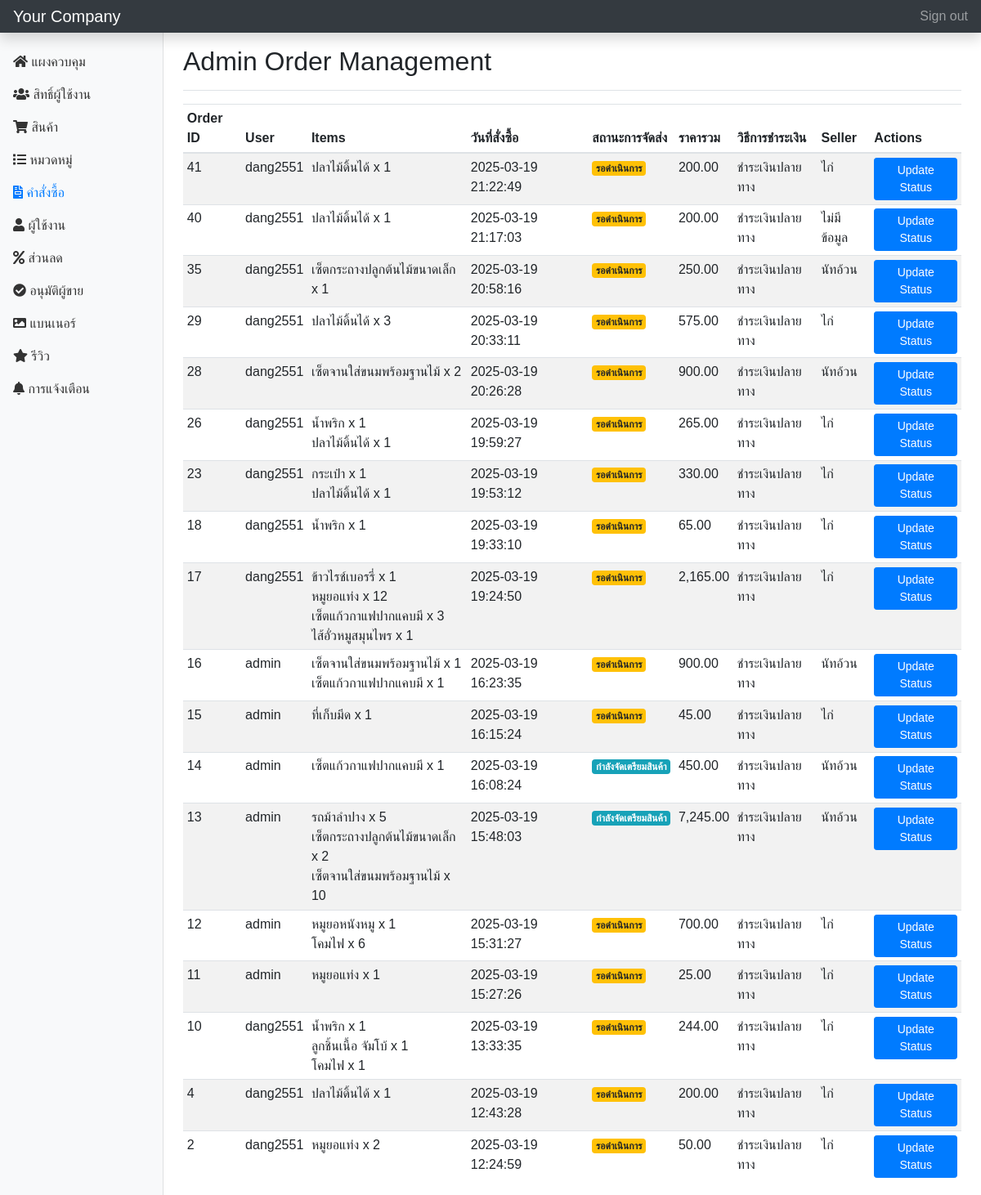
Page /Admin_dashboard/admin_order_management.php (signed in) on the committed database.
### tables this page shows
CREATE TABLE `orders` (
  `id` int(11) NOT NULL,
  `user_id` int(11) NOT NULL,
  `total_price` decimal(12,2) NOT NULL CHECK (`total_price` >= 0),
  `status` enum('pending','paid','shipped','completed','cancelled') NOT NULL DEFAULT 'pending',
  `created_at` timestamp NOT NULL DEFAULT current_timestamp(),
  `updated_at` timestamp NOT NULL DEFAULT current_timestamp() ON UPDATE current_timestamp(),
  `discount_id` int(11) DEFAULT NULL,
  `payment_status` enum('pending','completed','failed') DEFAULT 'pending',
  `payment_method_id` int(11) DEFAULT NULL,
  `bank_account_id` int(11) DEFAULT NULL,
  `seller_id` int(11) DEFAULT NULL,
  `shipping_status` enum('pending','packing','shipped','arrived') DEFAULT 'pending'
);

CREATE TABLE `users` (
  `user_id` int(11) NOT NULL,
  `username` varchar(50) NOT NULL,
  `email` varchar(100) NOT NULL,
  `password` varchar(255) NOT NULL,
  `first_name` varchar(50) DEFAULT NULL,
  `last_name` varchar(50) DEFAULT NULL,
  `created_at` timestamp NOT NULL DEFAULT current_timestamp(),
  `reset_token` varchar(255) DEFAULT NULL,
  `reset_token_expires` int(11) DEFAULT NULL,
  `phone_number` varchar(20) DEFAULT NULL,
  `address` text DEFAULT NULL,
  `is_active` tinyint(1) NOT NULL DEFAULT 1
);

CREATE TABLE `payment_methods` (
  `id` int(11) NOT NULL,
  `name` varchar(100) NOT NULL,
  `description` text DEFAULT NULL,
  `is_active` tinyint(1) DEFAULT 1
);

CREATE TABLE `sellers` (
  `seller_id` int(11) NOT NULL,
  `user_id` int(11) NOT NULL,
  `store_name` varchar(100) NOT NULL,
  `store_description` text DEFAULT NULL,
  `phone_number` varchar(20) DEFAULT NULL,
  `commission_rate` decimal(5,2) DEFAULT NULL,
  `status` enum('active','inactive') NOT NULL DEFAULT 'active',
  `created_at` timestamp NOT NULL DEFAULT current_timestamp(),
  `updated_at` timestamp NOT NULL DEFAULT current_timestamp() ON UPDATE current_timestamp(),
  `seller_email` varchar(255) NOT NULL
);

### inc/functions.php (called while the page is built, shortened)
<?php
function get_db_results($conn, $sql, $param_types = "", ...$params) {
    $stmt = $conn->prepare($sql);
    if (!$stmt->execute()) {
        error_log("Execute failed: " . $stmt->error);
        return false;
    }
    $result = $stmt->get_result();
    return $result;
}
?>

### Admin_dashboard/admin_order_management.php (the view, shortened to what this page needs)
<?php
include "../inc/db_config.php";
include "../inc/functions.php";
$sql = "SELECT
            o.*,  -- All order columns.
            u.username AS customer_username,  -- Customer username (for easier readability)
            p.name AS payment_method_name,  -- Payment method name.
            s.store_name AS seller_store_name, -- Seller Store name.
             -- Item list
           (SELECT GROUP_CONCAT(CONCAT(fp.name, ' x ', oi.quantity)  ORDER BY fp.name SEPARATOR '<br>')   FROM order_items oi
            JOIN featured_products fp ON oi.product_id = fp.id  WHERE oi.order_id = o.id) AS  item_list
        FROM orders o
        JOIN users u ON o.user_id = u.user_id
        LEFT JOIN payment_methods p ON o.payment_method_id = p.id
        LEFT JOIN sellers s ON o.seller_id = s.seller_id -- join Table Sellers for All Item
        ORDER BY o.created_at DESC";
$result = get_db_results($conn, $sql);
?>
    <!DOCTYPE html>
    <html lang="th">
    <head>
        <link rel="stylesheet" href="https://maxcdn.bootstrapcdn.com/bootstrap/4.5.2/css/bootstrap.min.css">
        <link rel="stylesheet" href="https://cdnjs.cloudflare.com/ajax/libs/font-awesome/5.15.4/css/all.min.css">
    </head>
    <body>
    <nav class="navbar navbar-dark sticky-top bg-dark flex-md-nowrap p-0 shadow">
        <a class="navbar-brand col-md-3 col-lg-2 mr-0 px-3" href="#">Your Company</a>
        <ul class="navbar-nav px-3">
            <li class="nav-item text-nowrap">
                <a class="nav-link" href="logout.php">Sign out</a>
            </li>
        </ul>
    </nav>
    <div class="container-fluid">
        <div class="row">
            <nav id="sidebarMenu" class="col-md-3 col-lg-2 d-md-block bg-light sidebar collapse">
                <?php include "sidebar.php"; ?>
            </nav>
            <main role="main" class="col-md-9 ml-sm-auto col-lg-10 px-md-4">
                <div class="d-flex justify-content-between flex-wrap flex-md-nowrap align-items-center pt-3 pb-2 mb-3 border-bottom">
                    <h1 class="h2">Admin Order Management</h1>
                </div>
                <?php if ($result && $result->num_rows > 0): ?>
                    <div class="table-responsive">
                        <table class="table table-striped table-sm">
                            <thead>
                            <tr>
                                <th>Order ID</th>
                                <th>User</th>
                                <th>Items</th>
                                <th>วันที่สั่งซื้อ</th>
                                <th>สถานะการจัดส่ง</th>
                                <th>ราคารวม</th>
                                <th>วิธีการชำระเงิน</th>
                                <th>Seller</th>
                                <th>Actions</th>
                            </tr>
                            </thead>
                            <tbody>
                            <?php while ($row = $result->fetch_assoc()):
                                $order_id = $row['id'];
                                $orderDate =  date('Y-m-d H:i:s', strtotime($row['created_at']));
                                $orderStatus = $row['shipping_status'];
                                $shipping_status_text = "";
                                switch ($orderStatus) {
                                    case 'pending':
                                        $shipping_status_text = 'รอดำเนินการ';
                                        break;
                                    case 'packing':
                                        $shipping_status_text = 'กำลังจัดเตรียมสินค้า';
                                        break;
                                }
                                ?>
                                <tr>
                                    <td><?php echo $order_id; ?></td>
                                    <td><?php echo  htmlspecialchars($row['customer_username']); ?></td>
                                    <td>
                                        <?php
                                        echo $row['item_list'] ? $row['item_list'] : "ไม่มีสินค้า";
                                        ?>
                                    </td>
                                    <td><?php echo $orderDate; ?></td>
                                    <td><span class="badge  <?php
                                        switch ($row['shipping_status']){
                                            case 'pending' :
                                                echo 'badge-warning';
                                                break;
                                            case  'packing' :
                                                echo   'badge-info';
                                                break;
                                        }?>"><?php  echo  $shipping_status_text; ?></span></td>
                                    <td><?php echo number_format($row['total_price'], 2); ?></td>
                                    <td><?php echo htmlspecialchars($row['payment_method_name']); ?></td>
                                    <td><?php echo htmlspecialchars($row['seller_store_name'])  ?  htmlspecialchars($row['seller_store_name']) :  "ไม่มีข้อมูล";  ?></td>
                                    <td>
                                        <button type="button" class="btn btn-primary btn-sm" data-toggle="modal" data-target="#updateStatusModal-<?php echo $order_id; ?>">
                                            Update Status
                                        </button>
                                    </td>
                                </tr>
                            <?php endwhile; ?>
                            </tbody>
                        </table>
                    </div>
                <?php else: ?>
                    <p>No orders found.</p>
                <?php endif; ?>
            </main>
        </div>
    </div>
    </body>
    </html>

### Admin_dashboard/admin_order_management.php (style rules this page uses)
body { font-family: Arial, sans-serif; }
.sidebar { position: fixed; top: 0; bottom: 0; left: 0; z-index: 100; padding: 48px 0 0; box-shadow: inset -1px 0 0 rgba(0, 0, 0, .1); }
.table-responsive { overflow-x: auto; }

### rows in the picture
orders: id "41", user.username "dang2551", item_list "ปลาไม้ดิ้นได้ x 1", created_at "2025-03-19 21:22:49", shipping_status "รอดำเนินการ", total_price "200.00", payment_method.name "ชำระเงินปลายทาง", seller.store_name "ไก่"
orders: id "40", user.username "dang2551", item_list "ปลาไม้ดิ้นได้ x 1", created_at "2025-03-19 21:17:03", shipping_status "รอดำเนินการ", total_price "200.00", payment_method.name "ชำระเงินปลายทาง", shows "ไม่มีข้อมูล"
orders: id "35", user.username "dang2551", item_list "เซ็ตกระถางปลูกต้นไม้ขนาดเล็ก x 1", created_at "2025-03-19 20:58:16", shipping_status "รอดำเนินการ", total_price "250.00", payment_method.name "ชำระเงินปลายทาง", seller.store_name "นัทอ้วน"
orders: id "29", user.username "dang2551", item_list "ปลาไม้ดิ้นได้ x 3", created_at "2025-03-19 20:33:11", shipping_status "รอดำเนินการ", total_price "575.00", payment_method.name "ชำระเงินปลายทาง", seller.store_name "ไก่"
orders: id "28", user.username "dang2551", item_list "เซ็ตจานใส่ขนมพร้อมฐานไม้ x 2", created_at "2025-03-19 20:26:28", shipping_status "รอดำเนินการ", total_price "900.00", payment_method.name "ชำระเงินปลายทาง", seller.store_name "นัทอ้วน"
orders: id "26", user.username "dang2551", item_list "น้ำพริก x 1 ปลาไม้ดิ้นได้ x 1", created_at "2025-03-19 19:59:27", shipping_status "รอดำเนินการ", total_price "265.00", payment_method.name "ชำระเงินปลายทาง", seller.store_name "ไก่"
orders: id "23", user.username "dang2551", item_list "กระเป๋า x 1 ปลาไม้ดิ้นได้ x 1", created_at "2025-03-19 19:53:12", shipping_status "รอดำเนินการ", total_price "330.00", payment_method.name "ชำระเงินปลายทาง", seller.store_name "ไก่"
orders: id "18", user.username "dang2551", item_list "น้ำพริก x 1", created_at "2025-03-19 19:33:10", shipping_status "รอดำเนินการ", total_price "65.00", payment_method.name "ชำระเงินปลายทาง", seller.store_name "ไก่"
orders: id "17", user.username "dang2551", item_list "ข้าวไรช์เบอรรี่ x 1 หมูยอแท่ง x 12 เซ็ตแก้วกาแฟปากแคบมี x 3 ไส้อั่วหมูสมุนไพร x 1", created_at "2025-03-19 19:24:50", shipping_status "รอดำเนินการ", total_price "2,165.00", payment_method.name "ชำระเงินปลายทาง", seller.store_name "ไก่"
orders: id "16", user.username "admin", item_list "เซ็ตจานใส่ขนมพร้อมฐานไม้ x 1 เซ็ตแก้วกาแฟปากแคบมี x 1", created_at "2025-03-19 16:23:35", shipping_status "รอดำเนินการ", total_price "900.00", payment_method.name "ชำระเงินปลายทาง", seller.store_name "นัทอ้วน"
orders: id "15", user.username "admin", item_list "ที่เก็บมีด x 1", created_at "2025-03-19 16:15:24", shipping_status "รอดำเนินการ", total_price "45.00", payment_method.name "ชำระเงินปลายทาง", seller.store_name "ไก่"
orders: id "14", user.username "admin", item_list "เซ็ตแก้วกาแฟปากแคบมี x 1", created_at "2025-03-19 16:08:24", shipping_status "กำลังจัดเตรียมสินค้า", total_price "450.00", payment_method.name "ชำระเงินปลายทาง", seller.store_name "นัทอ้วน"
orders: id "13", user.username "admin", item_list "รถม้าลำปาง x 5 เซ็ตกระถางปลูกต้นไม้ขนาดเล็ก x 2 เซ็ตจานใส่ขนมพร้อมฐานไม้ x 10", created_at "2025-03-19 15:48:03", shipping_status "กำลังจัดเตรียมสินค้า", total_price "7,245.00", payment_method.name "ชำระเงินปลายทาง", seller.store_name "นัทอ้วน"
orders: id "12", user.username "admin", item_list "หมูยอหนังหมู x 1 โคมไฟ x 6", created_at "2025-03-19 15:31:27", shipping_status "รอดำเนินการ", total_price "700.00", payment_method.name "ชำระเงินปลายทาง", seller.store_name "ไก่"
orders: id "11", user.username "admin", item_list "หมูยอแท่ง x 1", created_at "2025-03-19 15:27:26", shipping_status "รอดำเนินการ", total_price "25.00", payment_method.name "ชำระเงินปลายทาง", seller.store_name "ไก่"
orders: id "10", user.username "dang2551", item_list "น้ำพริก x 1 ลูกชิ้นเนื้อ จัมโบ้ x 1 โคมไฟ x 1", created_at "2025-03-19 13:33:35", shipping_status "รอดำเนินการ", total_price "244.00", payment_method.name "ชำระเงินปลายทาง", seller.store_name "ไก่"
orders: id "4", user.username "dang2551", item_list "ปลาไม้ดิ้นได้ x 1", created_at "2025-03-19 12:43:28", shipping_status "รอดำเนินการ", total_price "200.00", payment_method.name "ชำระเงินปลายทาง", seller.store_name "ไก่"
orders: id "2", user.username "dang2551", item_list "หมูยอแท่ง x 2", created_at "2025-03-19 12:24:59", shipping_status "รอดำเนินการ", total_price "50.00", payment_method.name "ชำระเงินปลายทาง", seller.store_name "ไก่"
